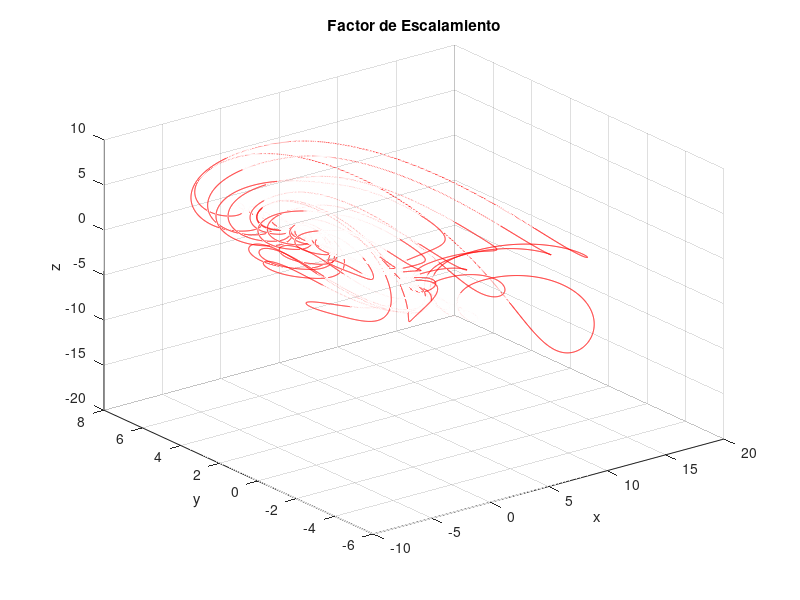
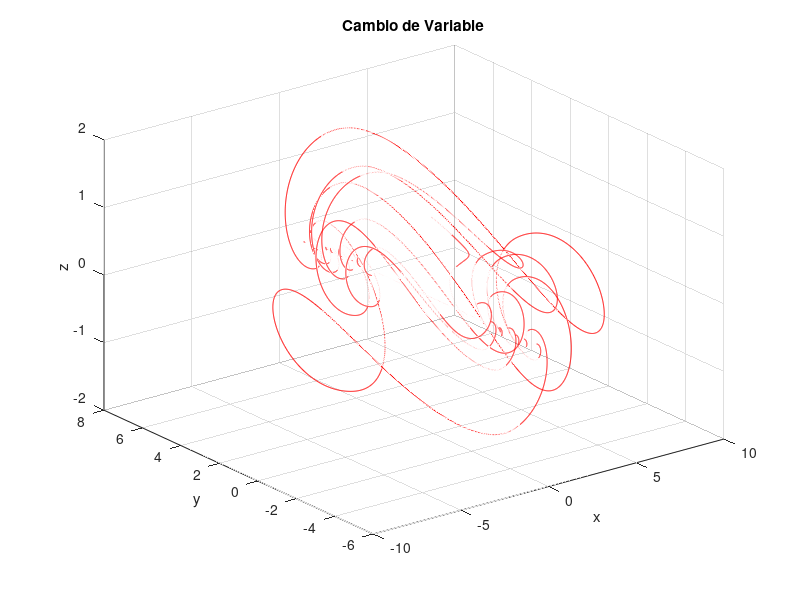

These figures' MATLAB source, in order:
close all
clear
clc
M=2e5;  %Numero de repeticiones
x=zeros(1,M+1);
y=zeros(1,M+1);
z=zeros(1,M+1);
u=zeros(1,M+1);
v=zeros(1,M+1);
w=zeros(1,M+1);
a=0.35;  %Valor de a
F=1;  %Factor de escalamiento
K1=7;    %x=u*K1
K2=2;    %y=v*K2
K3=15;    %z=w*K3
x(1,1)=1;
y(1,1)=1;
z(1,1)=1;
u(1,1)=1;
v(1,1)=1;
w(1,1)=1;
h=1e-3;  %Paso de integracion
for i=1:M
    x(1,i+1)= x(1,i) + h*( F*( y(1,i)*z(1,i) + x(1,i)*(y(1,i) - a) ) );
    y(1,i+1)= y(1,i) + h*( F*( 1 - abs(x(1,i)) ) );
    z(1,i+1)= z(1,i) + h*( F*( -x(1,i)*y(1,i) - z(1,i) ) );
end
figure
plot3(x,y,z,'r')
grid on
xlabel('x');ylabel('y');zlabel('z');
title('Factor de Escalamiento')
for i=1:M
    u(1,i+1)= u(1,i) + h*( F*( (K2*K3/K1)*v(1,i)*w(1,i) + u(1,i)*( K2*v(1,i) - a ) ) );
    v(1,i+1)= v(1,i) + h*( F*( (1/K2) - (K1/K2)*abs(u(1,i)) ) );
    w(1,i+1)= w(1,i) + h*( F*( -(K2*K1/K3)*u(1,i)*v(1,i) - w(1,i) ) );
end
figure
plot3(u,v,w,'r')
grid on
xlabel('x');ylabel('y');zlabel('z');
title('Cambio de Variable')